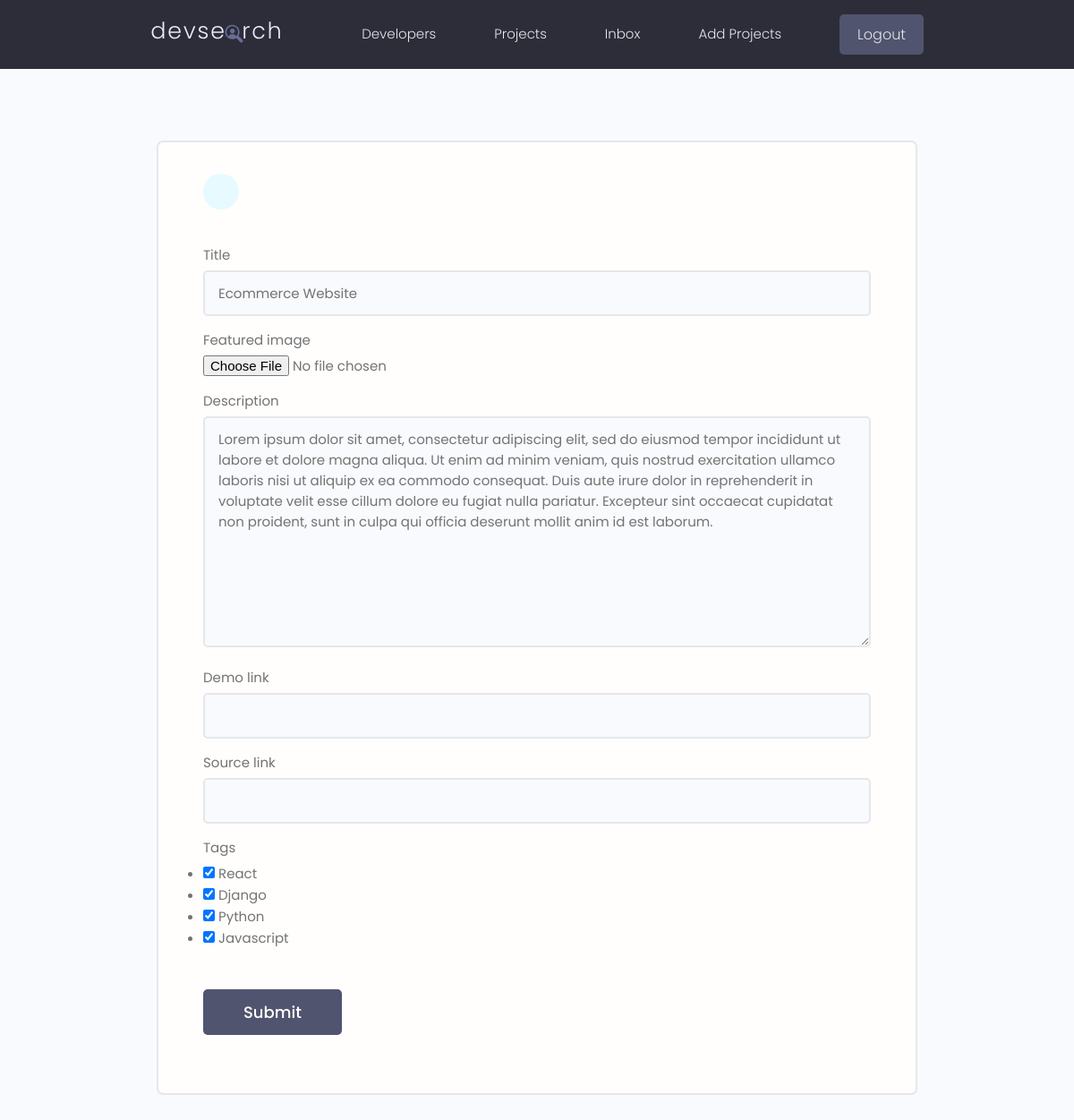
Page /projects/update-projects/d4674cfabc4c40de81ae1640d0fbb0ba/ (signed in) on the earlier database version.
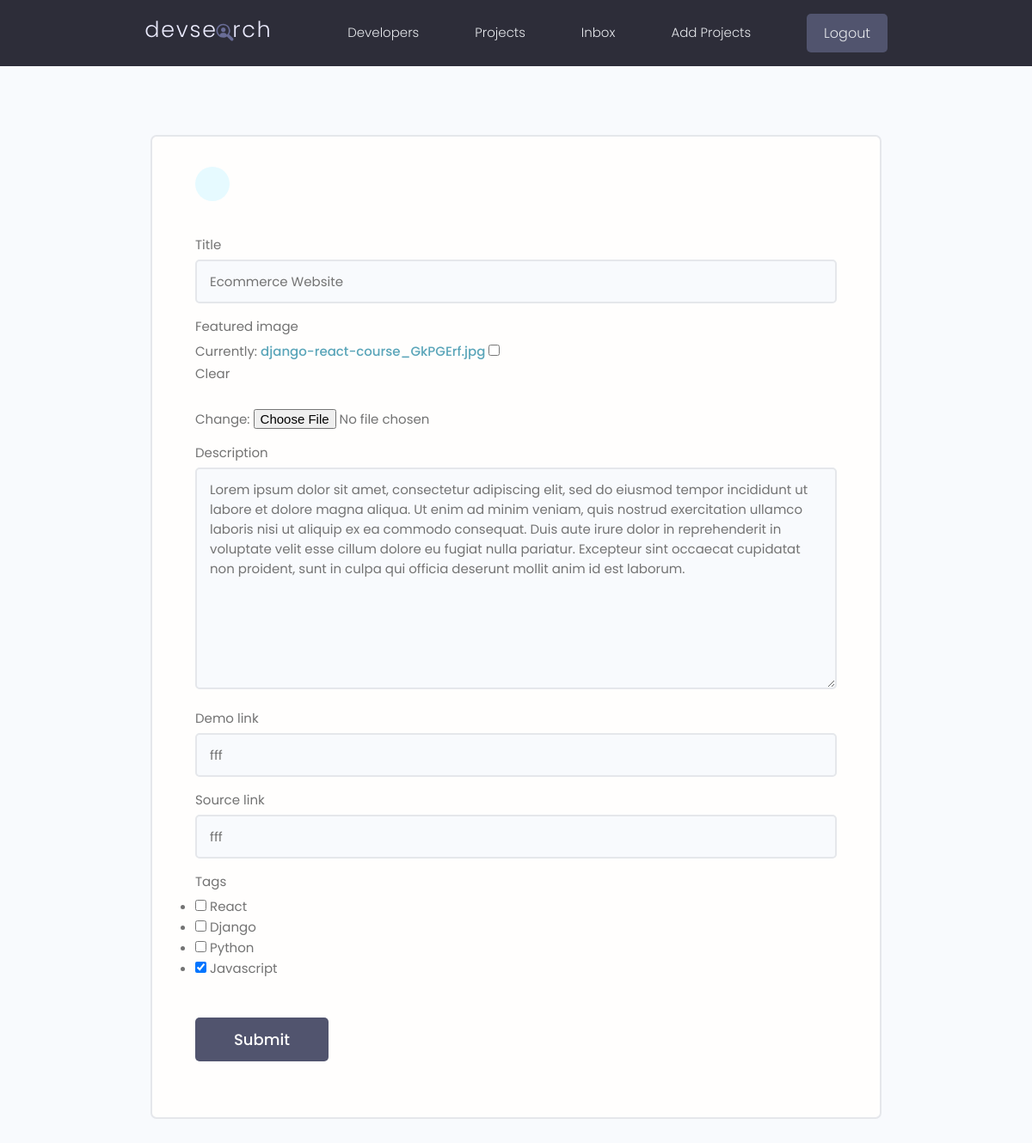
Same page on the later database version.
### projects/models.py (models this page shows, shortened)
class Project(models.Model):
    owner = models.ForeignKey(Profile, null=True, blank=True,on_delete=models.SET_NULL)
    title = models.CharField(max_length=200)
    description = models.TextField(null=True, blank=True)
    featured_image = models.ImageField(null=True, blank=True, default="../static/images/default.jpg")
    demo_link = models.CharField(null=True, blank=True, max_length=2000)
    source_link = models.CharField(max_length=2000, null=True, blank=True)
    tags = models.ManyToManyField('Tag', blank=True)
    vote_total = models.IntegerField(default=0, null=True, blank=True)
    vote_ratio = models.IntegerField(default=0, null=True, blank=True)
    created = models.DateTimeField(auto_now_add=True)
    id = models.UUIDField(default=uuid.uuid4, unique=True,primary_key=True, editable=False)

### projects/views.py (the view)
# urls.py: path('update-projects/<str:pk>/', views.updateProject, name="updateProject"),
@login_required(login_url="login")
def updateProject(request,pk):
    project = Project.objects.get(id=pk)
    form = ProjectForm(instance=project)
    if request.method == 'POST':
        form = ProjectForm(request.POST, request.FILES, instance=project)
        if form.is_valid():
            form.save()
            return  redirect('projects')
    context = {'form': form}
    return render(request, 'projects/project_form.html', context)

### projects/forms.py
class ProjectForm(ModelForm):
    class Meta:
        model = Project
        fields = ['title', 'featured_image', 'description',
                  'demo_link', 'source_link', 'tags']
        widgets = {
            'tags': forms.CheckboxSelectMultiple(),
        }
    def __init__(self, *args, **kwargs):
        super(ProjectForm, self). __init__(*args, **kwargs)
        for name, field in self.fields.items():
            field.widget.attrs.update({'class': 'input'})

### projects/models.py (called while the page is built)
    def __str__(self):
        return self.name

### projects/templates/projects/project_form.html (shortened to what this page needs)
{% extends 'main.html' %} {% block content %}
<main class="formPage my-xl">
        <div class="content-box">
            <div class="formWrapper">
                <a class="backButton" href="#"></a>
                <br>
                <form class="form" method="POST" enctype="multipart/form-data">
                    {% for field in form %}
                    <div class="form__field">
                        <label for="formInput#text">{{field.label}} </label>
                        {{field}}
                    </div>
                    {%endfor%}
                    <input class="btn btn--sub btn--lg  my-md" type="submit" value="Submit" />
                </form>
            </div>
        </div>
    </main>
{% endblock content %}

Differences in the rows shown:
changed Project "Ecommerce Website": demo_link (not shown) → "fff"; source_link (not shown) → "fff"
Other differences:
form field tags: "☑ ☑ ☑ ☑" → "☐ ☐ ☐ ☑"
new list line: "Currently: django-react-course_GkPGErf.jpg Clear Change: ☐"
